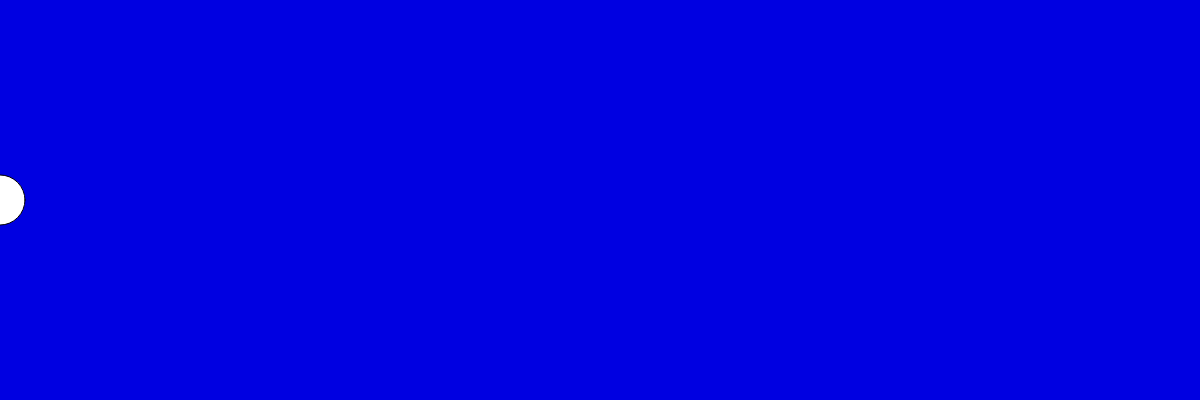
Frame 1 (no input)
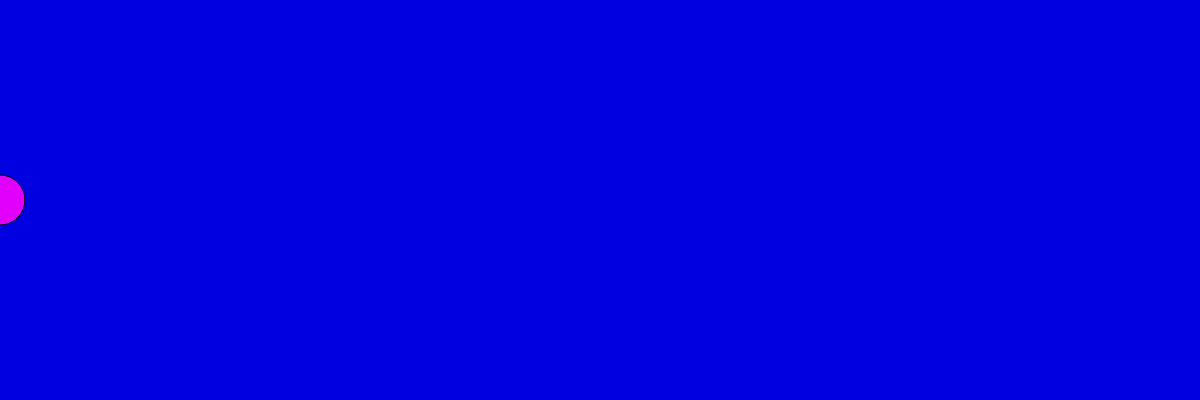
Frame 60 (no input)
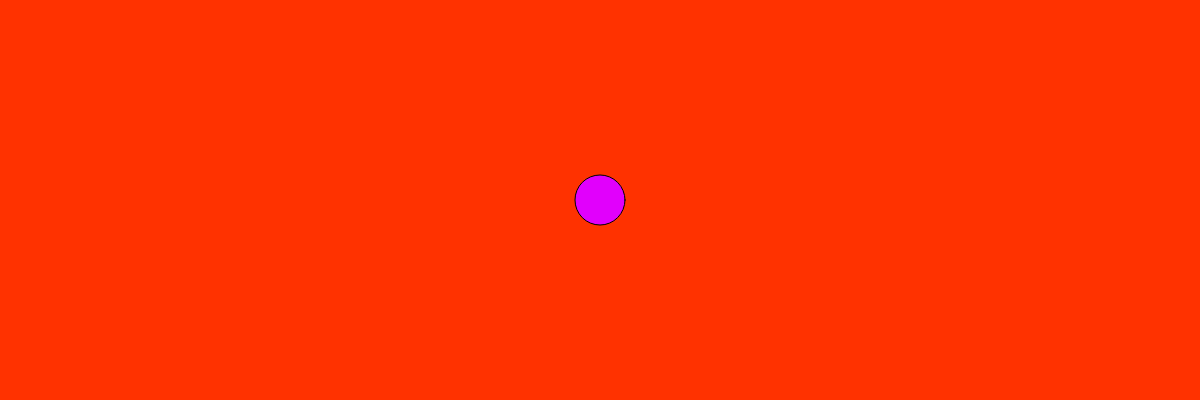
Frame 120 (the mouse pressed at the canvas centre since frame 60)

The p5.js sketch that drew these frames (run headless with seeded random() and noise() and a simulated clock; from frame 60 on, the mouse is pressed at the canvas centre):

// p5.js sketch
// ── sketch.js




    var r = 0;
    var g = 50;
    var b=255;


function setup(){
  createCanvas(1200,400);

}


function draw(){ 
      r = map(mouseX,0,600,0,255) ; 
      g = map(mouseX,0,600,0,50) ;
      b = map(mouseX,0,600,225,0) ;
      background(r,g,b) ;  

      ellipse(mouseX,200,50,50) ; 
      fill(225,0,252);

}
